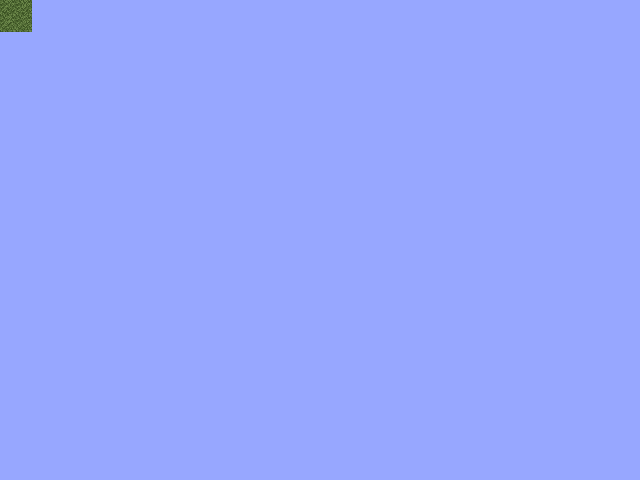

Below is a game level as drawn by its tile map, then a one-line description and the .tmx file that defines it, in full:
An orthogonal 20x15 tile map with 32x32 px tiles, 1 tile layer (Tile Layer 1) and 6 objects (ArbitraryTypeString, PointObject, EllipseObject, PolygonObject, PolylineObject, ...).

<map version="1.5" tiledversion="2021.03.23" orientation="orthogonal" renderorder="right-down" width="20" height="15" tilewidth="32" tileheight="32" infinite="0" backgroundcolor="#3f97a7ff" nextlayerid="8" nextobjectid="8">
 <properties>
  <property name="BoolProp" type="bool" value="true" />
  <property name="ColorProp" type="color" value="#ed00008b" />
  <property name="FileProp" type="file" value="" />
  <property name="FloatProp" type="float" value="2.3" />
  <property name="IntProp" type="int" value="658" />
  <property name="ObjectProp" type="object" value="0" />
  <property name="StringProp">Some String
</property>
 </properties>
 <tileset firstgid="1" source="GrassExternalTileset.tsx" />
 <layer id="1" name="Tile Layer 1" width="20" height="15">
  <data encoding="csv">
1,0,0,0,0,0,0,0,0,0,0,0,0,0,0,0,0,0,0,0,
0,0,0,0,0,0,0,0,0,0,0,0,0,0,0,0,0,0,0,0,
0,0,0,0,0,0,0,0,0,0,0,0,0,0,0,0,0,0,0,0,
0,0,0,0,0,0,0,0,0,0,0,0,0,0,0,0,0,0,0,0,
0,0,0,0,0,0,0,0,0,0,0,0,0,0,0,0,0,0,0,0,
0,0,0,0,0,0,0,0,0,0,0,0,0,0,0,0,0,0,0,0,
0,0,0,0,0,0,0,0,0,0,0,0,0,0,0,0,0,0,0,0,
0,0,0,0,0,0,0,0,0,0,0,0,0,0,0,0,0,0,0,0,
0,0,0,0,0,0,0,0,0,0,0,0,0,0,0,0,0,0,0,0,
0,0,0,0,0,0,0,0,0,0,0,0,0,0,0,0,0,0,0,0,
0,0,0,0,0,0,0,0,0,0,0,0,0,0,0,0,0,0,0,0,
0,0,0,0,0,0,0,0,0,0,0,0,0,0,0,0,0,0,0,0,
0,0,0,0,0,0,0,0,0,0,0,0,0,0,0,0,0,0,0,0,
0,0,0,0,0,0,0,0,0,0,0,0,0,0,0,0,0,0,0,0,
0,0,0,0,0,0,0,0,0,0,0,0,0,0,0,0,0,0,0,0
</data>
 </layer>
 <group id="6" name="Group Layer">
  <objectgroup color="#00aa00" id="2" name="Object Layer 1" opacity="0.9" tintcolor="#ff7eff" offsetx="1.05" offsety="-1.04">
   <properties>
    <property name="BoolProp" type="bool" value="true" />
   </properties>
   <object id="2" name="RectangularObject" type="ArbitraryTypeString" x="107.978" y="28.0483" width="171.9" height="134.05" rotation="4.11278">
    <properties>
     <property name="FloatProp" type="float" value="5.63" />
    </properties>
   </object>
   <object id="3" name="PointObject" x="355.95" y="64.04">
    <properties>
     <property name="BoolProp" type="bool" value="true" />
    </properties>
    <point />
   </object>
   <object id="4" name="EllipseObject" x="84.0096" y="204.758" width="117" height="90" rotation="32.2682">
    <properties>
     <property name="BoolProp" type="bool" value="true" />
    </properties>
    <ellipse />
   </object>
   <object id="5" name="PolygonObject" x="439.023" y="104.893" rotation="5.97908">
    <properties>
     <property name="BoolProp" type="bool" value="true" />
    </properties>
    <polygon points="0,0 -67,103 -107,48" />
   </object>
   <object id="6" name="PolylineObject" x="379.507" y="332.56" rotation="29.7942">
    <properties>
     <property name="BoolProp" type="bool" value="true" />
    </properties>
    <polyline points="0,0 -104,98 -133,10" />
   </object>
   <object id="7" name="TextObject" x="458.45" y="243.54" width="117" height="32">
    <properties>
     <property name="BoolProp" type="bool" value="true" />
    </properties>
    <text pixelsize="19" wrap="1" bold="1" italic="1">Hello World</text>
   </object>
  </objectgroup>
 </group>
</map>
